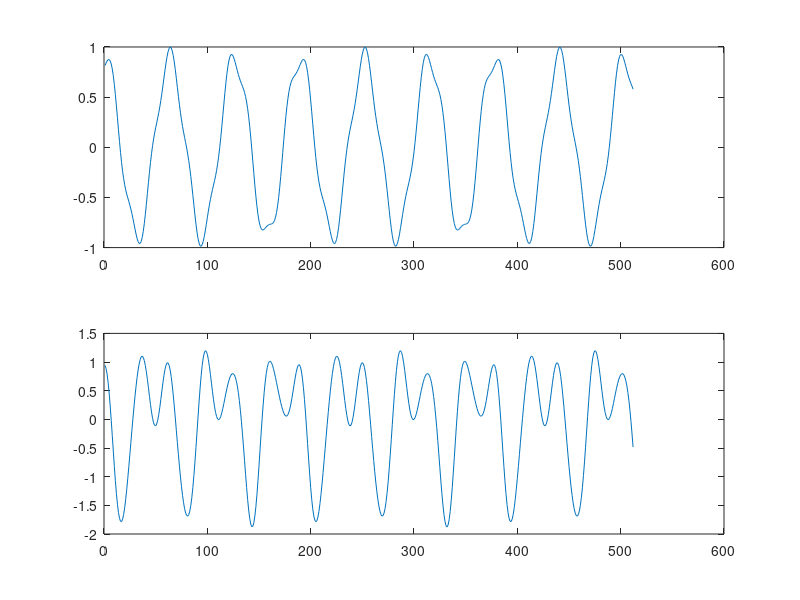
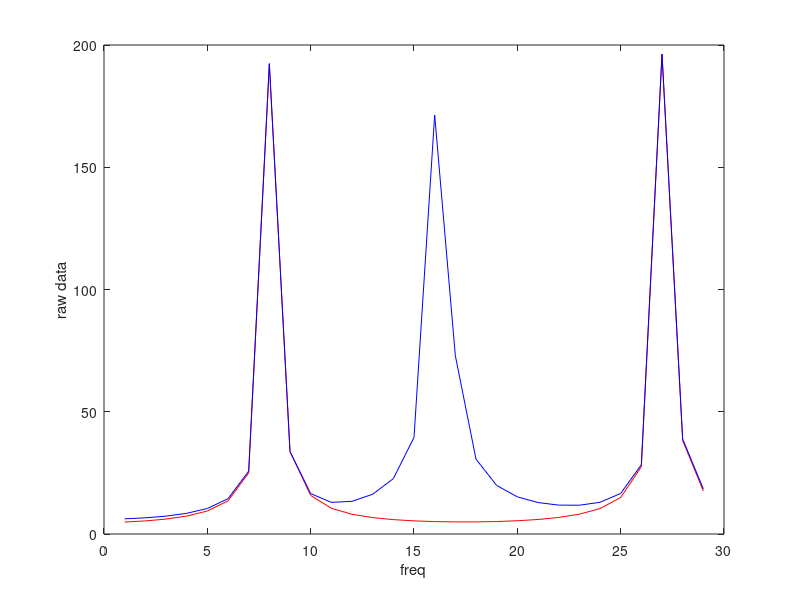

Write MATLAB code to recreate these figures, in order. (Note: this script raises an error after producing the figures.)

clear all;
close all;
addpath D:\spm

lookforstr='envelope';
%lookforstr='phase/amp';
N=1000;
Nt=512;
t=1:Nt;
x=zeros(N,Nt);y=x;
Nf=30;
for tr=1:N,
    phase1=rand(1)*2*pi;
    phase2=rand(1)*2*pi;
    rphase1=rand(1)*2*pi;
    rphase2=rand(1)*2*pi;

    a1=randn(1);
    a2=randn(1);
    a3=randn(1);
    %% linear interation at lowest freq (t/10)
    %% non-linear coupling between lowest and medium freq (t/5)
    %% just envelope coupling at hightest freq (t/3)
    x(tr,:)=a1*sin(t/10+phase1)+a3*sin(t/3+rphase1);%+randn(1,Nt);
    y(tr,:)=a1*cos(t/10+phase1)+a1*cos(t/5+phase2)+a3*sin(t/3+rphase2);%+randn(1,Nt);
    %y(tr,:)=a3*sin(t/3+rphase2);%+randn(1,Nt);
    fy=fft(y(tr,:));
    fx=fft(x(tr,:));
    
    fY(tr,:)=fy(2:Nf);
    fX(tr,:)=fx(2:Nf);
end;

 figure;
subplot(2,1,1);
plot(t,x(1,:))
subplot(2,1,2);
plot(t,y(1,:))

 
figure
plot(mean(abs(fX)),'r');
hold on
plot(mean(abs(fY)),'b');

ylabel('raw data')
xlabel('freq')

switch lookforstr,
    case 'phase/amp'
        X=[real(fX) imag(fX)]; % phase/amp
        Y=[real(fY) imag(fY)];
    case 'envelope',
        X=abs(fX); % envelope
        Y=abs(fY);
    case 'phase'
        X=angle(fX);
        Y=angle(fY);
end;
X=X-mean(X);
Y=Y-mean(Y);

CVA=spm_cva(Y,X);

Nsig=length(find(CVA.p<0.05)); %% number significant components

for f=1:Nsig,
    normV=cov(CVA.Y)*CVA.V;
    normW=cov(CVA.X)*CVA.W;
    figure;
    try,
        subplot(2,1,1);
        figure
        plot(1:Nf-1,normW(1:Nf-1,f),'g',1:Nf-1,normW(Nf:2*(Nf-1),f),'r');
        legend('real','imag')
        ylabel('W (design)')
    hold on;
        plot(1:Nf-1,normV(1:Nf-1,f),'g',1:Nf-1,normV(Nf:2*(Nf-1),f),'r');
        ylabel('V (data)')
        xlabel('freq')
    catch
        subplot(2,1,1);
        figure
       plot(1:Nf-1,normV(1:Nf-1,f),'b-o','MarkerFaceColor','b');
        hold on
        plot(1:Nf-1,normW(1:Nf-1,f),'r-o','MarkerFaceColor','r');
        ylabel('Canonical vectors (AU)')
        hold on
        xlabel('Frequency (Hz)')
        ax = gca;
        ax.FontSize = 18;
    end;

    title(sprintf('mode %d, p<%3.2f',f,CVA.p(f)))
    %% CVA.V(:,1) etc are the canonical vectors for the Y
    % CVA.v is the canonical variate (=Y*CVA.V)

    %% CVA.W(:,1) etc are the canonical vectors for the X
    % CVA.w is the canonical variate (=X*CVA.W)
    %% for some reason CVA.W is not set of eigenvectors (but CVA.V is).. need to check


end;

